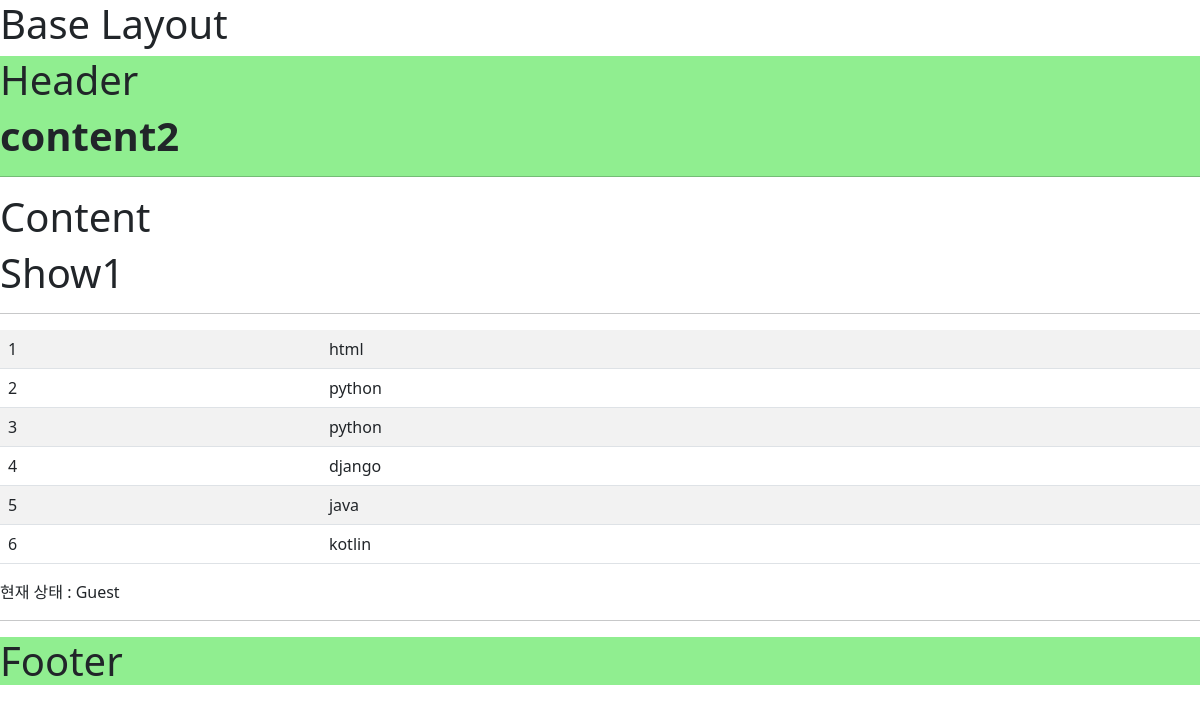
The app's page /first/show/, older data.
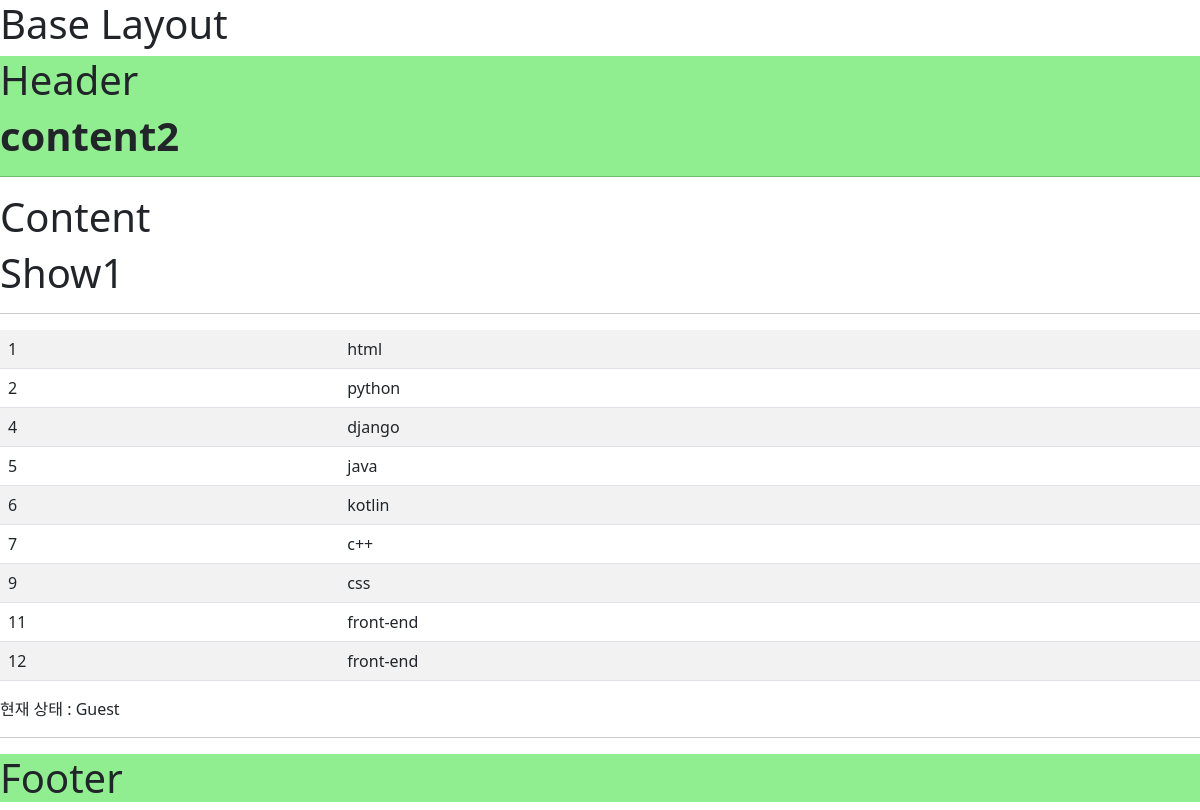
The same page, newer data.
### firstapp/models.py (models this page shows)
class Curriculum(models.Model):
    name = models.CharField(max_length=255)

### firstapp/views.py (the view)
# urls.py: path('show/', views.show, name = 'show'),
def show(request):
    curriculum = Curriculum.objects.all()
    return render(request, 'show.html', {'data':curriculum})

### firstapp/templates/show.html
{% extends 'firstapp/layout.html' %}
{% block content %}
<link href="https://cdn.jsdelivr.net/npm/bootstrap@5.1.3/dist/css/bootstrap.min.css" rel="stylesheet">
<body>
    <h1>Show1</h1>
    <hr>
    <table class= "table table-striped">
        {% for c in data %}
        <tr>
         <td> {{c.id}} </td>
         <td> {{c.name}} </td>
        </tr>
        {% endfor %}
    </table>
    {% if user.is_authenticated %}
        <p>
            <a class='nav-link' href="{% url 'member:logout' %}">
                {{ user.username }} 님 반갑습니다. (로그아웃)
            </a>
        </p>
    {% else %}
    <p>현재 상태 : Guest</p>
    {% endif %}
</body>
{% endblock %}
{% block content2 %}
 <h1 style = 'font-weight: bold;'>content2</h1>
{% endblock %}

### firstapp/templates/firstapp/layout.html
<h1>Base Layout</h1>
<div style='background: lightgreen;'>
    <h1>Header</h1>
    {% block content2 %}
    {% endblock %}
<hr>
</div>
<div style='background: white;'>
<h1>Content</h1>
    {% block content %}
    {% endblock %}
</div>
<hr>
<div style='background: lightgreen;'>
    <h1>Footer</h1>
</div>

Row changes from the older to the newer data that the page shows:
removed Curriculum: id "3", name "python"
added Curriculum: id "7", name "c++"
added Curriculum: id "9", name "css"
added Curriculum: id "11", name "front-end"
added Curriculum: id "12", name "front-end"
